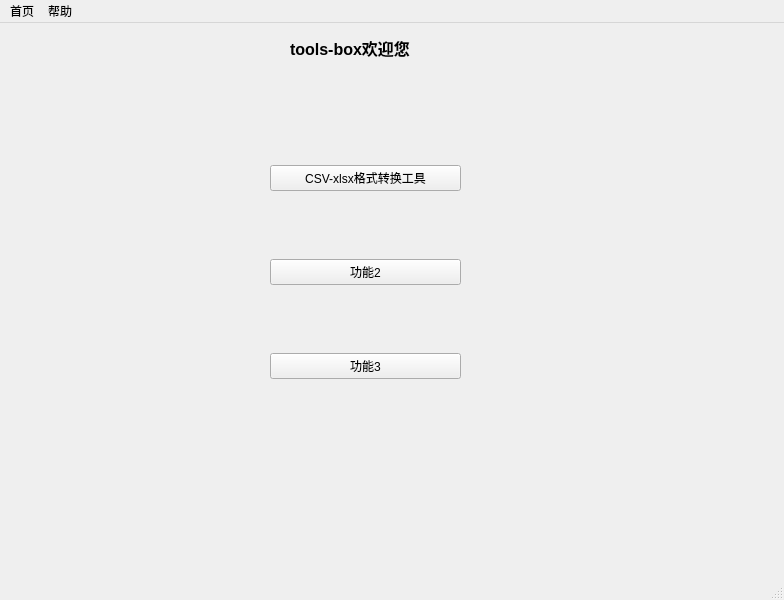
<?xml version="1.0" encoding="UTF-8"?>
<ui version="4.0">
 <class>MainWindow</class>
 <widget class="QMainWindow" name="MainWindow">
  <property name="geometry">
   <rect>
    <x>0</x>
    <y>0</y>
    <width>784</width>
    <height>600</height>
   </rect>
  </property>
  <property name="contextMenuPolicy">
   <enum>Qt::DefaultContextMenu</enum>
  </property>
  <property name="windowTitle">
   <string>MainWindow</string>
  </property>
  <widget class="QWidget" name="centralwidget">
   <widget class="QLabel" name="label">
    <property name="geometry">
     <rect>
      <x>290</x>
      <y>10</y>
      <width>171</width>
      <height>31</height>
     </rect>
    </property>
    <property name="text">
     <string>&lt;html&gt;&lt;head/&gt;&lt;body&gt;&lt;p&gt;&lt;span style=&quot; font-size:12pt; font-weight:600;&quot;&gt;tools-box欢迎您&lt;/span&gt;&lt;/p&gt;&lt;/body&gt;&lt;/html&gt;</string>
    </property>
   </widget>
   <widget class="QWidget" name="">
    <property name="geometry">
     <rect>
      <x>270</x>
      <y>80</y>
      <width>191</width>
      <height>341</height>
     </rect>
    </property>
    <layout class="QVBoxLayout" name="verticalLayout">
     <item>
      <widget class="QPushButton" name="pushButton">
       <property name="text">
        <string>CSV-xlsx格式转换工具</string>
       </property>
      </widget>
     </item>
     <item>
      <widget class="QPushButton" name="pushButton_2">
       <property name="text">
        <string>功能2</string>
       </property>
      </widget>
     </item>
     <item>
      <widget class="QPushButton" name="pushButton_3">
       <property name="text">
        <string>功能3</string>
       </property>
      </widget>
     </item>
    </layout>
   </widget>
  </widget>
  <widget class="QMenuBar" name="menubar">
   <property name="geometry">
    <rect>
     <x>0</x>
     <y>0</y>
     <width>784</width>
     <height>26</height>
    </rect>
   </property>
   <widget class="QMenu" name="menu">
    <property name="title">
     <string>首页</string>
    </property>
   </widget>
   <widget class="QMenu" name="menu_2">
    <property name="title">
     <string>帮助</string>
    </property>
   </widget>
   <addaction name="menu"/>
   <addaction name="menu_2"/>
  </widget>
  <widget class="QStatusBar" name="statusbar"/>
 </widget>
 <resources/>
 <connections/>
</ui>
